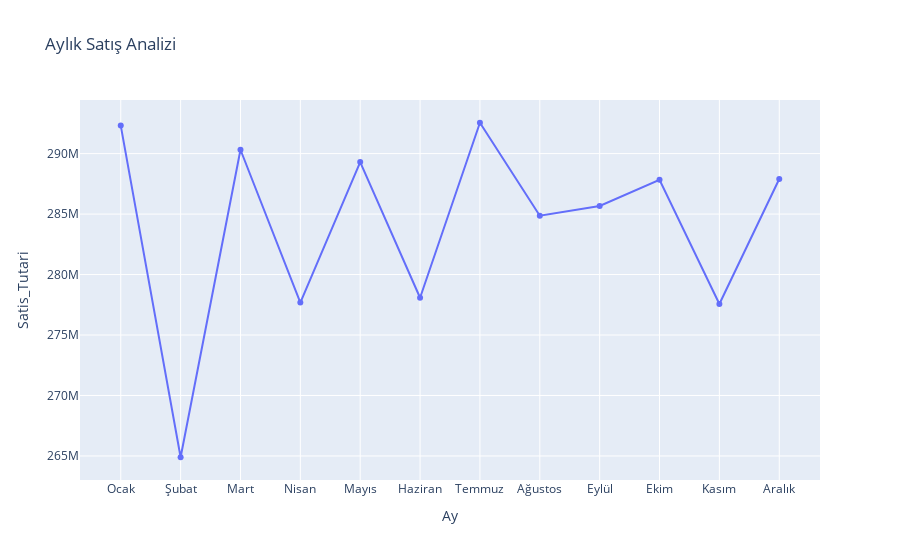

Notebook code for this chart:
### Code cell
fig = px.line(
    monthly_sales_df, x="Ay", y="Satis_Tutari",
    title="Aylık Satış Analizi",
    markers=True
)
plt.savefig("C:/Users/lenovo/OneDrive/Desktop/dataanalyticsproject/Visuals/monthly_sales_plotly.png", dpi=300)
fig.show()

### Figure 1 — Plotly figure (JSON) as saved in the notebook; plotly's stock layout.template omitted (floating-point values rounded to 4 significant figures)
{"data": [{"hovertemplate": "Ay=%{x}<br>Satis_Tutari=%{y}<extra></extra>", "legendgroup": "", "line": {"color": "#636efa", "dash": "solid"}, "marker": {"symbol": "circle"}, "mode": "lines+markers", "name": "", "orientation": "v", "showlegend": false, "type": "scatter", "x": ["Ocak", "Şubat", "Mart", "Nisan", "Mayıs", "Haziran", "Temmuz", "Ağustos", "Eylül", "Ekim", "Kasım", "Aralık"], "xaxis": "x", "y": [292317291, 264892462, 290319543, 277679394, 289302895, 278079951, 292552989, 284865450, 285671914, 287835101, 277563446, 287898781], "yaxis": "y"}], "layout": {"legend": {"tracegroupgap": 0}, "title": {"text": "Aylık Satış Analizi"}, "xaxis": {"anchor": "y", "domain": [0, 1], "title": {"text": "Ay"}}, "yaxis": {"anchor": "x", "domain": [0, 1], "title": {"text": "Satis_Tutari"}}}}
